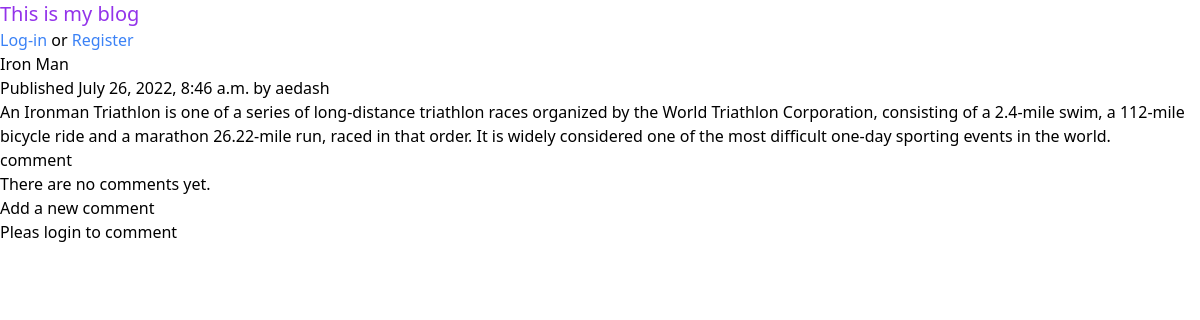
Before: /2022/7/26/iron-man/ with the older database file.
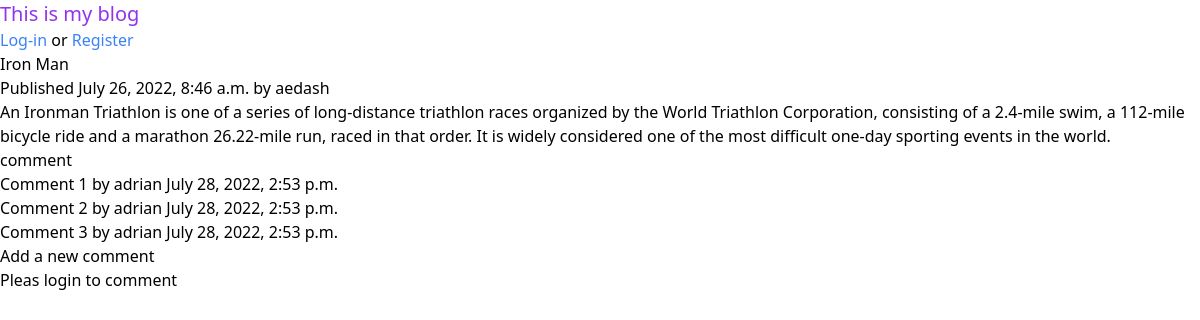
After: the same page with the newer database file.
### core/models.py (models this page shows, shortened)
class Comment(models.Model):
    post = models.ForeignKey(Post,
                             on_delete=models.CASCADE,
                             related_name='comments')
    name = models.CharField(max_length=80)
    email = models.EmailField()
    body = models.TextField()
    created = models.DateTimeField(auto_now_add=True)
    updated = models.DateTimeField(auto_now=True)
    active = models.BooleanField(default=True)
    class Meta:
        ordering = ('created',)

### core/views.py (the view, shortened to what this page needs)
def post_detail(request,year,month,day,post):
    post = get_object_or_404(Post,slug= post,status='published',publish__year = year,publish__day = day)
    comments = post.comments.filter(active = True)
    new_comment= None
    return render(request,
        'core/post_detail.html',
        {'post': post,'comments':comments,'new_comment':new_comment})

### core/models.py (called while the page is built)
    def get_absolute_url(self):
        return reverse('post_detail', args=[self.publish.year, self.publish.month, self.publish.day, self.slug])

### templates/core/post_detail.html (shortened to what this page needs)
{% extends "base.html" %}
{% block content %}
<h1>{{ post.title }}</h1>
<p class="date">
Published {{ post.publish }} by {{ post.author }}
</p>
{{ post.body|linebreaks }}
{% with comment.count as total_comments %}
<h2>
    {{ total_comments }} comment {{ total_comments | pluralize }}
</h2>
{% endwith %}
{% for comment in comments %}
<div class="comment">
    <p class="info">
    Comment {{ forloop.counter }} by {{ comment.name }}
    {{ comment.created }}
    </p>
    </div>
    {% empty %}
    <p>There are no comments yet.</p>
    {% endfor %}
{% if new_comment %}
<h2>Your comment has been added.</h2>
{% else %}
<h2>Add a new comment</h2>
{% if user.is_authenticated %}
<form method="post">
    {% csrf_token %}
    <input type="textarea" name = "body">
    <input type="hidden" value = "{{user.username}}"  name = "uname">
    <input  type="hidden" value = "{{ user.email }}" name = 'email'>
    <p><input type="submit" value="Add comment"></p>
    </form>
    {% else %}
        <p>Pleas <a href="{% url 'login' %}?next={{ post.get_absolute_url }}">login</a> to comment</p>
{% endif %}
{% endif %}
{% endblock %}

Changed rows visible on the page:
added Comment: name "adrian", created "July 28, 2022, 2:53 p.m."
added Comment: name "adrian", created "July 28, 2022, 2:53 p.m."
added Comment: name "adrian", created "July 28, 2022, 2:53 p.m."
Other visible differences:
text no longer shown: "There are no comments yet."
